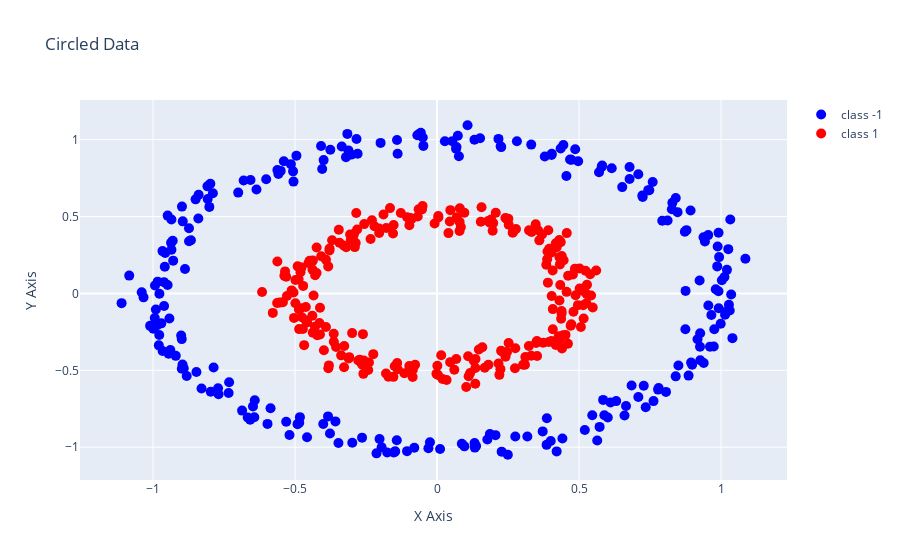

Notebook source saved alongside this figure:
### Code cell
X_circle, y_circle = make_circles(n_samples=500, noise=0.05, factor=0.5)
trace_class_0 = go.Scatter(
    x=X_circle[y_circle == 0, 0],
    y=X_circle[y_circle == 0, 1],
    mode='markers',
    marker=dict(
        size=10,
        color='blue'
    ),
    name='class -1'
)

trace_class_1 = go.Scatter(
    x=X_circle[y_circle == 1, 0],
    y=X_circle[y_circle == 1, 1],
    mode='markers',
    marker=dict(
        size=10,
        color='red'
    ),
    name='class 1'
)

layout = go.Layout(
    title='Circled Data',
    xaxis=dict(title='X Axis'),
    yaxis=dict(title='Y Axis')
)

fig_circle = go.Figure(data=[trace_class_0, trace_class_1], layout=layout)

fig_circle.show()

### Figure 1 — Plotly figure (JSON) as saved in the notebook; plotly's stock layout.template omitted (floating-point values rounded to 4 significant figures; data arrays with more than 128 entries replaced by an {"elided": "..."} marker saying what was removed)
{"data": [{"marker": {"color": "blue", "size": 10}, "mode": "markers", "name": "class -1", "type": "scatter", "x": {"elided": "250 float values"}, "y": {"elided": "250 float values"}}, {"marker": {"color": "red", "size": 10}, "mode": "markers", "name": "class 1", "type": "scatter", "x": {"elided": "250 float values"}, "y": {"elided": "250 float values"}}], "layout": {"title": {"text": "Circled Data"}, "xaxis": {"title": {"text": "X Axis"}}, "yaxis": {"title": {"text": "Y Axis"}}}}
